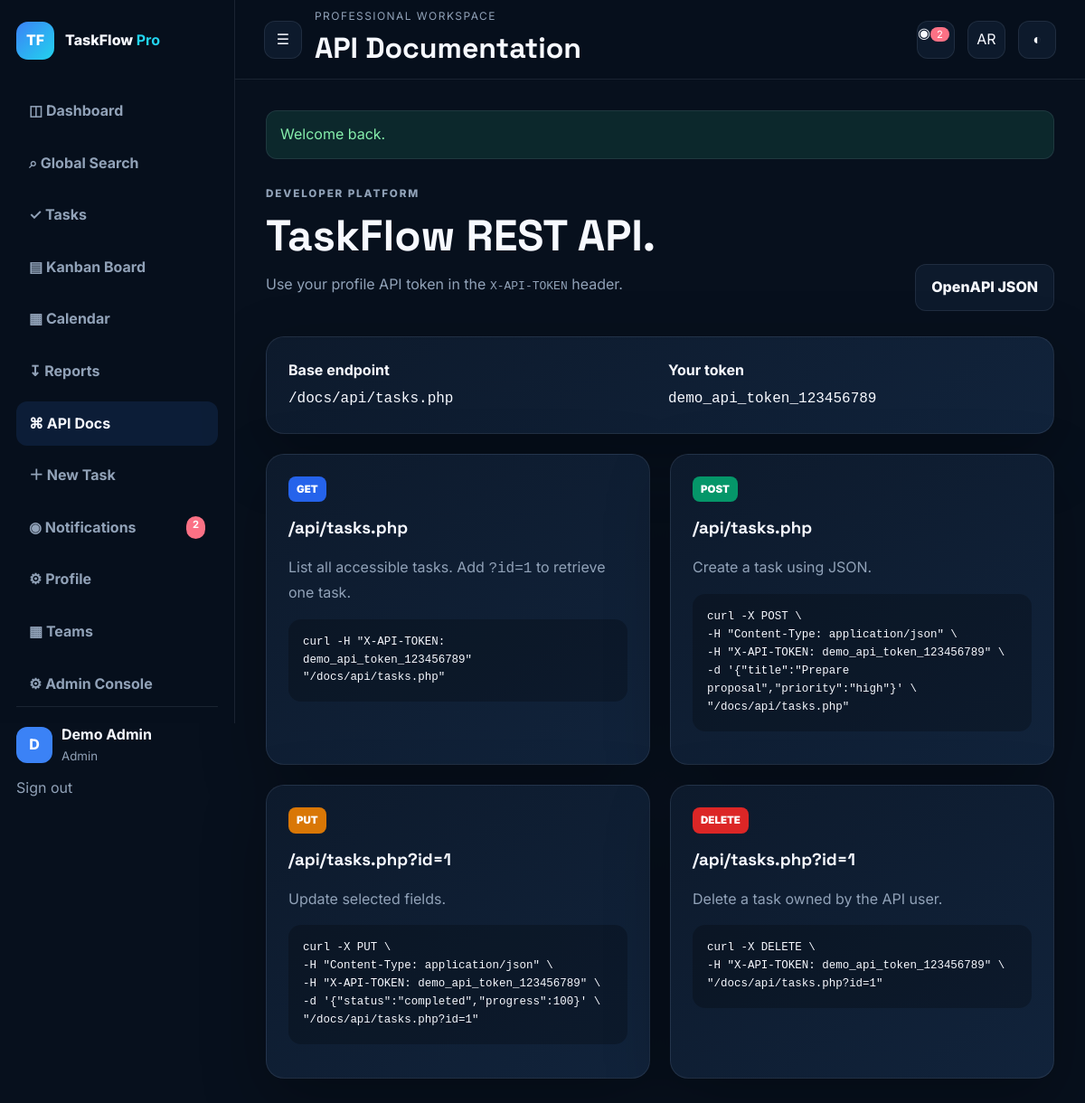
Screenshot of /docs/api.php (signed in) with the database file from the repository.
### tables this page shows
CREATE TABLE users(
 id BIGINT UNSIGNED AUTO_INCREMENT PRIMARY KEY,
 name VARCHAR(80) NOT NULL,
 email VARCHAR(190) NOT NULL UNIQUE,
 password_hash VARCHAR(255) NOT NULL,
 role ENUM('admin','manager','member') NOT NULL DEFAULT 'member',
 avatar_color VARCHAR(20) NOT NULL DEFAULT '#3b82f6',
 bio VARCHAR(500) NULL,
 api_token VARCHAR(64) NOT NULL UNIQUE,
 last_login_at DATETIME NULL,
 created_at TIMESTAMP DEFAULT CURRENT_TIMESTAMP,
 updated_at TIMESTAMP DEFAULT CURRENT_TIMESTAMP ON UPDATE CURRENT_TIMESTAMP
);

### includes/functions.php (called while the page is built, shortened)
<?php
function e(?string $value): string {
    return htmlspecialchars($value ?? '', ENT_QUOTES, 'UTF-8');
}
function base_url(): string {
    static $base = null;
    if ($base !== null) return $base;
    $scriptName = str_replace('\\', '/', $_SERVER['SCRIPT_NAME'] ?? '');
    $projectRoot = '';
    foreach (['/auth/', '/tasks/', '/admin/', '/profile/', '/notifications/', '/api/', '/reports/', '/docs/', '/teams/'] as $segment) {
        $pos = strpos($scriptName, $segment);
        if ($pos !== false) {
            $projectRoot = substr($scriptName, 0, $pos);
            break;
        }
    }
    if ($projectRoot === '') {
        $projectRoot = rtrim(str_replace('\\', '/', dirname($scriptName)), '/');
    }
    $base = $projectRoot === '/' ? '' : rtrim($projectRoot, '/');
    return $base;
}
function url(string $path = ''): string {
    return base_url() . '/' . ltrim($path, '/');
}
function is_logged_in(): bool {
    return isset($_SESSION['user_id']);
}
function current_user(PDO $pdo): ?array {
    static $cached = null;
    if ($cached === null) {
        $stmt = $pdo->prepare("SELECT id,name,email,role,avatar_color,bio,api_token,created_at FROM users WHERE id=? LIMIT 1");
        $stmt->execute([$_SESSION['user_id']]);
        $cached = $stmt->fetch() ?: null;
    }
    return $cached;
}
function get_flashes(): array {
    $f = $_SESSION['flash'] ?? [];
    return $f;
}

### docs/api.php (the view)
<?php
require_once __DIR__.'/../includes/bootstrap.php';require_auth();
$u=current_user($pdo);
$pageTitle='API Documentation';$activePage='api-docs';require __DIR__.'/../includes/header.php';
?>
<section class="hero-row"><div><p class="eyebrow">DEVELOPER PLATFORM</p><h2>TaskFlow REST API.</h2><p>Use your profile API token in the <code>X-API-TOKEN</code> header.</p></div><a class="btn btn-secondary" href="docs/openapi.json" target="_blank">OpenAPI JSON</a></section>
<section class="panel api-intro"><div><strong>Base endpoint</strong><code><?=e(url('api/tasks.php'))?></code></div><div><strong>Your token</strong><code><?=e($u['api_token'])?></code></div></section>
<section class="api-grid">
<article class="panel endpoint"><span class="method get">GET</span><h3>/api/tasks.php</h3><p>List all accessible tasks. Add <code>?id=1</code> to retrieve one task.</p><pre>curl -H "X-API-TOKEN: <?=e($u['api_token'])?>" "<?=e(url('api/tasks.php'))?>"</pre></article>
<article class="panel endpoint"><span class="method post">POST</span><h3>/api/tasks.php</h3><p>Create a task using JSON.</p><pre>curl -X POST \
-H "Content-Type: application/json" \
-H "X-API-TOKEN: <?=e($u['api_token'])?>" \
-d '{"title":"Prepare proposal","priority":"high"}' \
"<?=e(url('api/tasks.php'))?>"</pre></article>
<article class="panel endpoint"><span class="method put">PUT</span><h3>/api/tasks.php?id=1</h3><p>Update selected fields.</p><pre>curl -X PUT \
-H "Content-Type: application/json" \
-H "X-API-TOKEN: <?=e($u['api_token'])?>" \
-d '{"status":"completed","progress":100}' \
"<?=e(url('api/tasks.php?id=1'))?>"</pre></article>
<article class="panel endpoint"><span class="method delete">DELETE</span><h3>/api/tasks.php?id=1</h3><p>Delete a task owned by the API user.</p><pre>curl -X DELETE \
-H "X-API-TOKEN: <?=e($u['api_token'])?>" \
"<?=e(url('api/tasks.php?id=1'))?>"</pre></article>
</section>
<?php require __DIR__.'/../includes/footer.php';?>

### includes/header.php (shortened to what this page needs)
<?php
$user=current_user($pdo);
$pageTitle=$pageTitle??'TaskFlow Pro';
$activePage=$activePage??'';
$flashes=get_flashes();
$stmt=$pdo->prepare("SELECT COUNT(*) FROM notifications WHERE user_id=? AND is_read=0");
$stmt->execute([(int)$user['id']]);
$unread=(int)$stmt->fetchColumn();
?>
<!doctype html>
<html lang="en">
<head><base href="<?=e(base_url().'/')?>">
<link rel="manifest" href="manifest.webmanifest"><meta name="theme-color" content="#07101d"><link rel="stylesheet" href="assets/css/app.css">
</head>
<body>
<div class="app-shell">
<aside class="sidebar" id="sidebar">
<a class="brand" href="dashboard.php"><span class="brand-mark">TF</span><span>TaskFlow <b>Pro</b></span></a>
<nav class="nav">
<a class="<?=$activePage==='dashboard'?'active':''?>" href="dashboard.php">◫ Dashboard</a>
<a class="<?=$activePage==='search'?'active':''?>" href="search.php">⌕ Global Search</a>
<a class="<?=$activePage==='tasks'?'active':''?>" href="tasks/index.php">✓ Tasks</a>
<a class="<?=$activePage==='kanban'?'active':''?>" href="tasks/kanban.php">▤ Kanban Board</a>
<a class="<?=$activePage==='calendar'?'active':''?>" href="tasks/calendar.php">▦ Calendar</a>
<a class="<?=$activePage==='reports'?'active':''?>" href="reports/index.php">↧ Reports</a>
<a class="<?=$activePage==='api-docs'?'active':''?>" href="docs/api.php">⌘ API Docs</a>
<a class="<?=$activePage==='new-task'?'active':''?>" href="tasks/create.php">＋ New Task</a>
<a class="<?=$activePage==='notifications'?'active':''?>" href="notifications/index.php">◉ Notifications <?php if($unread):?><span class="nav-badge"><?=$unread?></span><?php endif;?></a>
<a class="<?=$activePage==='profile'?'active':''?>" href="profile/index.php">⚙ Profile</a>
<?php if(in_array($user['role'],['admin','manager'],true)):?>
<a class="<?=$activePage==='teams'?'active':''?>" href="teams/index.php">▦ Teams</a>
<a class="<?=$activePage==='admin'?'active':''?>" href="admin/index.php">⚙ Admin Console</a>
<?php endif;?>
</nav>
<div class="sidebar-footer">
<div class="user-mini"><span class="avatar" style="--avatar:<?=e($user['avatar_color'])?>"><?=e(strtoupper(substr($user['name'],0,1)))?></span><div><strong><?=e($user['name'])?></strong><small><?=e(ucfirst($user['role']))?></small></div></div>
<a class="logout-link" href="auth/logout.php">Sign out</a>
</div>
</aside>
<div class="main-area">
<header class="topbar">
<button id="menuToggle" class="icon-btn">☰</button>
<div><p class="kicker">Professional workspace</p><h1><?=e($pageTitle)?></h1></div>
<a class="icon-btn" href="notifications/index.php">◉<?php if($unread):?><span class="bubble"><?=$unread?></span><?php endif;?></a>
<button id="langToggle" class="icon-btn" title="Language">AR</button><button id="themeToggle" class="icon-btn">◐</button>
</header>
<main class="content">
<?php foreach($flashes as $flash):?><div class="alert alert-<?=e($flash['type'])?>"><?=e($flash['message'])?></div><?php endforeach;?>

### assets/css/app.css (style rules this page uses)
:root { --bg:#07101d;--panel:#0d1a2c;--panel2:#11233b;--text:#f7f9ff;--muted:#91a2b8;--line:rgba(148,163,184,.14);--blue:#3b82f6;--cyan:#22d3ee;--green:#34d399;--red:#fb7185;--orange:#fb923c;--shadow:0 24px 70px rgba(0,0,0,.28) }
* { box-sizing:border-box }
body { margin:0;font-family:Inter,sans-serif;background:var(--bg);color:var(--text);line-height:1.6 }
h1,h2,h3 { font-family:"Space Grotesk",sans-serif }
a { text-decoration:none;color:inherit }
button,input,select,textarea { font:inherit }
.app-shell { display:grid;grid-template-columns:260px 1fr;min-height:100vh }
.sidebar { position:sticky;top:0;height:100vh;padding:24px 18px;background:rgba(7,16,29,.92);border-right:1px solid var(--line);display:flex;flex-direction:column;z-index:30 }
.brand { display:flex;align-items:center;gap:12px;font-weight:800 }
.brand-mark { display:grid;place-items:center;width:42px;height:42px;border-radius:13px;background:linear-gradient(135deg,var(--blue),var(--cyan));color:white }
.brand b { color:var(--cyan) }
.nav { display:flex;flex-direction:column;gap:8px;margin-top:32px }
.nav a { padding:12px 14px;border-radius:12px;color:var(--muted);font-weight:700;display:flex;justify-content:space-between }
.nav a:hover,.nav a.active { background:rgba(59,130,246,.12);color:var(--text) }
.nav-badge,.bubble { background:var(--red);color:white;border-radius:99px;padding:1px 7px;font-size:.7rem }
.sidebar-footer { margin-top:auto;border-top:1px solid var(--line);padding-top:18px }
.user-mini { display:flex;gap:10px;align-items:center }
.avatar { width:40px;height:40px;border-radius:12px;display:grid;place-items:center;background:var(--avatar);font-weight:800 }
.user-mini div { display:flex;flex-direction:column }
.user-mini small,.logout-link,.muted { color:var(--muted) }
.logout-link { display:block;margin-top:12px }
.topbar { height:88px;padding:0 32px;display:flex;align-items:center;gap:14px;border-bottom:1px solid var(--line);position:sticky;top:0;background:rgba(7,16,29,.78);backdrop-filter:blur(16px);z-index:20 }
.topbar>div { flex:1 }
.topbar h1,.kicker { margin:0 }
.kicker { color:var(--muted);font-size:.75rem;text-transform:uppercase;letter-spacing:.12em }
.icon-btn { width:42px;height:42px;border:1px solid var(--line);border-radius:12px;background:var(--panel);color:var(--text);position:relative }
.content { padding:34px;max-width:1500px;margin:auto }
.eyebrow { color:var(--cyan);font-size:.73rem;letter-spacing:.16em;font-weight:800 }
.hero-row { display:flex;justify-content:space-between;align-items:end;gap:20px;margin-bottom:28px }
.hero-row h2,.form-copy h2 { font-size:clamp(2rem,4vw,3.5rem);line-height:1.05;margin:6px 0 }
.hero-row p,.form-copy p { color:var(--muted) }
.btn { display:inline-flex;justify-content:center;align-items:center;padding:12px 17px;border:1px solid var(--line);border-radius:12px;font-weight:800;background:transparent;color:var(--text);cursor:pointer }
.btn-secondary { background:var(--panel) }
.panel,.stat-card,.task-card { background:linear-gradient(145deg,var(--panel),var(--panel2));border:1px solid var(--line);box-shadow:var(--shadow);border-radius:20px }
.panel { padding:24px }
.alert { padding:13px 15px;border-radius:12px;margin-bottom:18px;border:1px solid var(--line) }
.alert-success { background:rgba(52,211,153,.12);color:#86efac }
.panel,.stat-card,.task-card,.kanban-card { transition:transform .2s ease,border-color .2s ease,box-shadow .2s ease }
.btn { transition:transform .18s ease,opacity .18s ease }
.alert { transition:opacity .4s ease }
.content>section,.content>.panel,.content>.task-grid,.content>.kanban-board { animation:fadeUp .35s ease both }
.api-intro { display:grid;grid-template-columns:1fr 1fr;gap:18px;margin-bottom:22px }
.api-intro>div { display:flex;flex-direction:column;gap:7px }
.api-intro code,.endpoint code,.endpoint pre { font-family:Consolas,monospace }
.api-grid { display:grid;grid-template-columns:1fr 1fr;gap:22px }
.endpoint { overflow:hidden }
.endpoint h3 { margin:14px 0 5px }
.endpoint p { color:var(--muted) }
.endpoint pre { overflow:auto;padding:16px;border-radius:14px;background:rgba(0,0,0,.24);font-size:.78rem;white-space:pre-wrap }
.method { display:inline-flex;padding:5px 9px;border-radius:8px;font-weight:900;font-size:.72rem;color:white }
.method.get { background:#2563eb }
.method.post { background:#059669 }
.method.put { background:#d97706 }
.method.delete { background:#dc2626 }

### rows the page displays
users: name "D", name "Demo Admin", role "Admin", api_token "demo_api_token_123456789"

### other values shown
$unread "2"
$pageTitle "API Documentation"
$flash['message'] "Welcome back."
url('api/tasks.php') "/docs/api/tasks.php"
url('api/tasks.php?id=1') "/docs/api/tasks.php?id=1"
